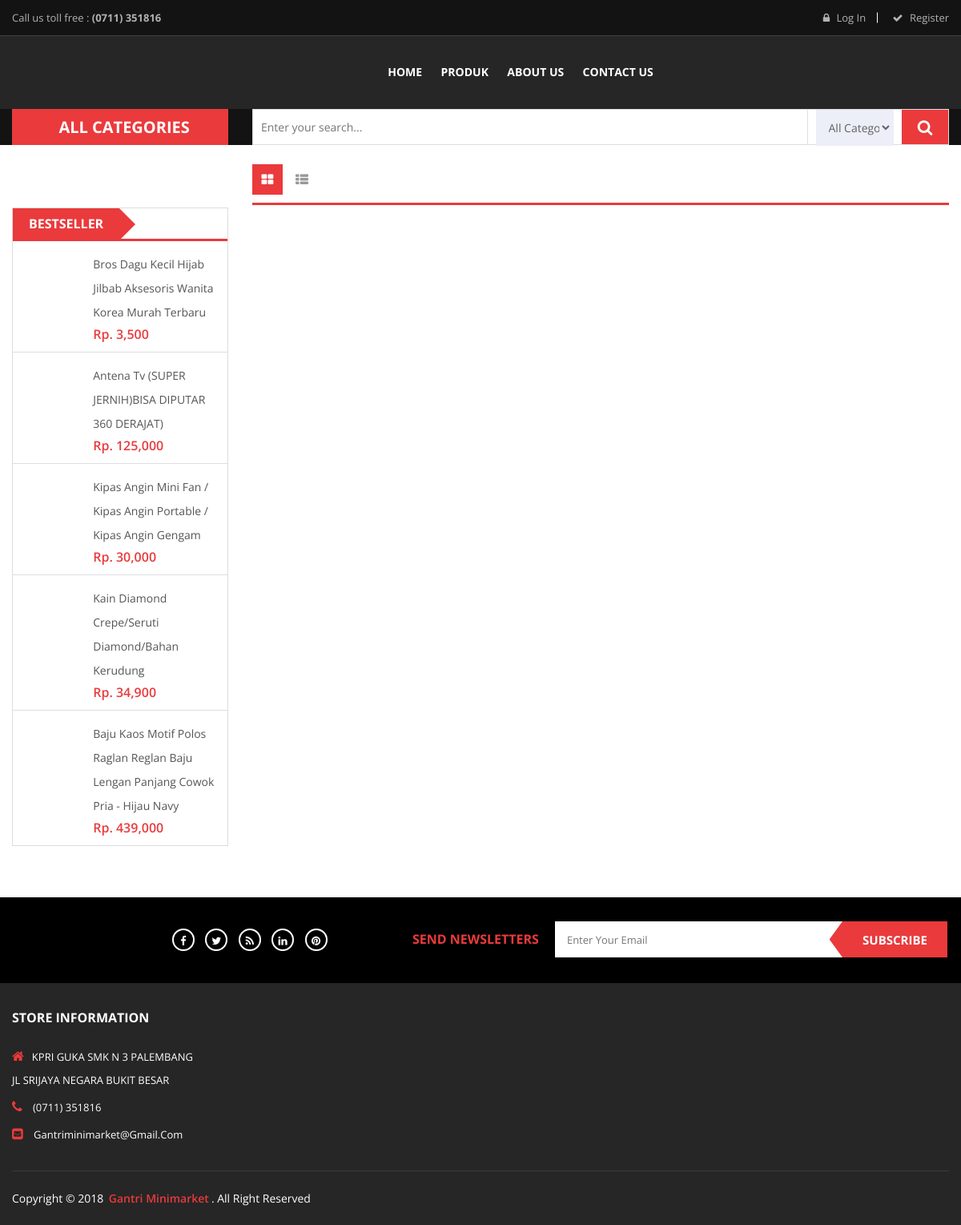
Screenshot of /index.php/frontendc/subkat with the database file from the repository.
### tables this page shows
CREATE TABLE `produk` (
  `produk_kode` varchar(15) NOT NULL,
  `list_id` int(11) NOT NULL,
  `produk_nama` varchar(150) NOT NULL,
  `produk_harga` int(11) NOT NULL,
  `produk_ket` text NOT NULL,
  `produk_up` enum('yes','no') NOT NULL DEFAULT 'no',
  `produk_gambar` varchar(150) NOT NULL DEFAULT 'images/default.php'
);

### application/controllers/FrontendC.php (called while the page is built, shortened)
<?php
class FrontendC extends CI_Controller{
	function __construct(){
		$this->load->model('Mymod');
	}
	public function subkat()
	{
		$kode=$this->uri->segment(3);
		$best = $this->Mymod->best_seller()->result_array();
		$nprds = $this->Mymod->joinsubkat($kode)->result_array();
		$proed = $this->Mymod->ViewData('produk');
		$x['nprd'] = $nprds;
		$x['best'] = $best;
		$xx['produk'] = $proed;
		$y['title']='Produk';
		$this->load->view('frontend/layout/header',$y);
		$this->load->view('frontend/produk/subkat',$x);
		$this->load->view('frontend/layout/footer',$xx);
	}
}

### index.php (called while the page is built, shortened)
<?php
require_once BASEPATH.'core/CodeIgniter.php';

### application/models/Mymod.php (called while the page is built, shortened)
<?php
class Mymod extends CI_Model{
    public function ViewDetail($table,$where,$data){
        $this->db->select('*');
        $this->db->where($where,$data);
        $res = $this->db->get($table);
        return $res->row_array();
    }
    public function GetDataJoin($table,$where){
        $i=1;
        $this->db->select('*');
        $this->db->from(''.$table1.' t1');
        $this->db->join(''.$table2.' t2','t1.'.$t1id.'=t2.'.$t2id);
        $this->db->where($where);
        $res = $this->db->get();
        return $res;
    }
    public function best_seller(){
        $res = $this->db->query("SELECT produk_kode,count(produk_kode) as jumlah from pemesanan_detailp  GROUP by produk_kode order by jumlah desc");
        return $res;
    }
    public function joinsubkat($kode){
        $this->db->select('*');
        $this->db->from('sub_kategori');
        $this->db->join ( 'list', 'sub_kategori.sk_id = list.sk_id' , 'inner' );
        $this->db->join ( 'produk', 'produk.list_id = list.list_id' , 'inner' );
        $this->db->where ( 'sub_kategori.sk_id', $kode );
        $res = $this->db->get();
        return $res;
    }
}

### application/views/frontend/produk/subkat.php (the view, shortened to what this page needs)
<br>
<div class="categorie_details">
    <div class="container">
        <div class="row">
            <div class="col-lg-3 col-md-4">
                <div class="sidebar_categorie_area">
                    <div class="product_banner product_banner_shop fix mb-30">
                    </div>
                    <div class="top_sellers top_seller_two featured mb-40">
                        <div class="top_title">
                            <h2> Bestseller</h2>
                        </div>
                        <div class="small_product_active owl-carousel">
                            <div class="small_product_item">
                              <?php
                              $tgl=date("Y-m-d h:i:s");
                              foreach($best as $i):
                                $gtable='produk';
                                $gwhere='produk_kode';
                                $gdata=$i['produk_kode'];
                                $gc= $this->Mymod->ViewDetail($gtable,$gwhere,$gdata);
                                $jtable=[
                                    'promo' => 'produk_kode',
                                    'produk' => 'produk_kode'
                                ];
                                $where=[
                                    't1.promo_start <='=>$tgl,
                                    't1.promo_end >'=>$tgl,
                                    't2.produk_kode'=>$gc['produk_kode'],
                                ];
                                $promo = $this->Mymod->GetDataJoin($jtable,$where);
                                $gprom = $promo->row_array();
                                $newprc=($gprom['produk_harga']-(($gprom['produk_harga']*$gprom['promo_diskon'])/100));
                                ?>
                                <div class="small_product">
                                    <div class="small_product_thumb">
                                </div>
                                <div class="small_product_content">
                                 <div class="small_product_name">
                                    <a title="<?= $gc['produk_nama']; ?>" href="<?= base_url();?>produk/detail/<?= $gc['produk_kode']; ?>"><?= $gc['produk_nama'];?></a>
                                </div>
                                <div class="small_product_price">
                                   <?php if($promo->row_array() > 0 ) {?>
                                    <span class="new_price"> <?= "Rp. ".number_format($newprc); ?>  </span>
                                    <span class="old_price"> <?= "Rp. ".number_format($gc['produk_harga']); ?> </span>
                                <?php } else { ?>
                                    <span class="new_price"> <?= "Rp. ".number_format($gc['produk_harga']); ?> </span>
                                <?php } ?>
                            </div>
                        </div>
                    </div>
                <?php endforeach; ?>
            </div>
        </div>
    </div>
</div>
</div>
<div class="col-lg-9 col-md-8">
    <div class="categorie_d_right">
        <div class="categorie_product_toolbar mb-30">
            <div class="categorie_product_button">
                <ul class="nav" role="tablist">
                    <li>
                        <a class="active" data-toggle="tab" href="#large" role="tab" aria-controls="large" aria-selected="true"><i class="fa fa-th-large"></i></a>
                    </li>
                    <li>
                        <a  data-toggle="tab" href="#list" role="tab" aria-controls="list" aria-selected="false"><i class="fa fa-th-list"></i></a>
                    </li>
                </ul>
            </div>
        </div>
            </div>
        </div>
    </div>
</div>
</div>
<br>

### application/views/frontend/layout/header.php (shortened to what this page needs)
<!doctype html>
<html class="no-js" lang="zxx">
<head>
  <link rel="stylesheet" href="<?php echo base_url();?>assets/frontend/assets/css/bootstrap.min.css">
  <link rel="stylesheet" href="<?php echo base_url();?>assets/frontend/assets/css/bundle.css">
  <link rel="stylesheet" href="<?php echo base_url();?>assets/frontend/assets/css/plugins.css">
  <link rel="stylesheet" href="<?php echo base_url();?>assets/frontend/assets/css/style.css">
  <link rel="stylesheet" href="<?php echo base_url();?>assets/frontend/assets/css/responsive.css">
</head>
<body>
 <div class="header_area">
  <div class="header_top top_three">
    <div class="container">
      <div class="row">
        <div class="col-lg-6">
          <div class="top_left_sidebar">
            <div class="contact_link link_three">
              <span>Call us toll free : <strong>(0711) 351816</strong></span>
            </div>
          </div>
        </div>
        <div class="col-lg-6">
          <div class="header_right_info right_info_three text-right">
            <ul>
              <?php if(!isset($_SESSION['logged_in_user'])) {?>
                <li class="log_in"><a href="<?= base_url();?>Login"><i class="fa fa-lock" aria-hidden="true"></i> Log in  </a></li>
                <li class="link_checkout"><a href="<?= base_url();?>Register"><i class="fa fa-check" aria-hidden="true"></i> Register </a></li>
              <?php }else {?>
                <li class="my_account"><a href="<?= base_url();?>myaccount"><i class="fa fa-user" aria-hidden="true"></i> My account</a></li>
                <li class="my_account"><a href="<?= base_url();?>Logout"><i class="fa fa-sign-out" aria-hidden="true"></i> Logout</a></li>
              <?php } ?>
            </ul>
          </div>
        </div>
      </div>
    </div>
  </div>
  <div class="header_middle middle_three">
    <div class="container">
      <div class="row align-items-center">
        <div class="col-lg-3 ">
          <div class="logo">
          </div>
        </div>
        <div class="col-lg-7">
          <div class="main_menu_inner menu_inner_three">
            <div class="main_menu menu_three  d-none d-lg-block text-center">
              <nav>
                <ul>
                  <li><a href="<?= base_url()?>">Home</a></li>
                  <li><a href="<?= base_url();?>produk">Produk</a></li>
                  <li><a href="<?= base_url();?>aboutus">About Us</a></li>
                  <li><a href="<?= base_url();?>contactus">Contact Us</a></li>
                </ul>
              </nav>
            </div>
        </div>
      </div>
      <div class="col-lg-2">
      </div>
    </div>
  </div>
</div>
<div class="header_bottom bottom_three">
 <div class="container">
   <div class="row">
    <div class="col-lg-3 col-md-5">
      <div class="categories_menu categorie__three">
        <div class="categories_title ca_title_two">
          <h2 class="categori_toggle"><img src="<?php echo base_url();?>assets/frontend/assets/img/logo/categorie.png" alt=""> All categories</h2>
        </div>
       </div>
     </div>
     <div class="col-lg-9 col-md-7">
      <div class="search_form form_four">
        <form action="#">
          <input placeholder="Enter your search..." type="text">
          <div class="select_categories select_three">
            <select name="select" id="categorie">
             <option selected value="0">All Categories</option>
          </select>
        </div>
        <button type="submit"><i class="fa fa-search" aria-hidden="true"></i></button>
      </form>
    </div>
  </div>
</div>
</div>
</div>
</div>

### application/views/frontend/layout/footer.php (shortened to what this page needs)
<div class="newsletter_area">
    <div class="container">
        <div class="row align-items-center">
            <div class="col-lg-2 col-md-6">
                <div class="footer_logo">
                </div>
            </div>
            <div class="col-lg-3 col-md-6">
                <div class="social_icone">
                    <ul>
                        <li><a href="#" title="facebook"><i class="fa fa-facebook"></i></a></li>
                        <li><a href="#" title="twitter"><i class="fa fa-twitter"></i></a></li>
                        <li><a href="#" title="feed"><i class="fa fa-feed"></i></a></li>
                        <li><a href="#" title="linkedin"><i class="fa fa-linkedin"></i></a></li>
                        <li><a href="#" title="pinterest"><i class="fa fa-pinterest"></i></a></li>
                    </ul>
                </div>
            </div>
            <div class="col-lg-7">
                <div class="newslatter_inner fix">
                    <h4>send Newsletters</h4>
                    <form action="#">
                        <input placeholder="enter your email" type="text">
                        <button type="submit">Subscribe</button>
                    </form>
                </div>
            </div>
        </div>
    </div>
</div>
<div class="footer_area">
    <div class="container">
        <div class="footer_top">
            <div class="row">
                <div class="col-lg-12 col-md-12 col-sm-12">
                    <div class="single_footer">
                        <h4>store information</h4>
                        <ul>
                            <li><i class="fa fa-home"></i>KPRI GUKA SMK N 3 PALEMBANG <br>JL SRIJAYA NEGARA BUKIT BESAR
                         </li>
                         <li><i class="fa fa-phone"></i> (0711) 351816</li>
                         <li><a href="#"><i class="fa fa-envelope-square"></i> Gantriminimarket@gmail.com</a></li>
                     </ul>
                 </div>
             </div>
        </div>
    </div>
    <div class="copyright_area">
        <div class="row">
            <div class="col-lg-6 col-md-6 col-sm-6">
                <div class="widget_copyright">
                    <p>copyright &copy; 2018 <a href="#">Gantri Minimarket</a>. all right reserved</p>
                </div>
            </div>
            <div class="col-lg-6 col-md-6 col-sm-6">
                <div class="payment">
                </div>
            </div>
        </div>
    </div>
</div>
</div>
</body>
</html>

### assets/frontend/assets/css/bundle.css (style rules this page uses)
body { font-family: 'Open Sans', sans-serif; line-height: 24px; font-weight: 400; font-style: normal; color: #666666; font-size: 13px; }
a, .btn { -webkit-transition: all 0.3s ease-out 0s; transition: all 0.3s ease-out 0s; }
a, button, input { outline: medium none; color: #686868; }
h1, h2, h3, h4, h5, h6 { font-weight: normal; color: #444444; margin-top: 0px; font-style: normal; font-weight: 400; }
h2 { font-size: 37px; }
h4 { font-size: 22px; }
ul { margin: 0px; padding: 0px; }
li { list-style: none }
p { font-size: 14px; font-weight: normal; line-height: 24px; margin-bottom: 10px; }
strong { font-weight: bold; }
.fix { overflow: hidden }
a.button-border span, a.button-border-white span, input, select, textarea { -webkit-transition: all 0.5s ease-out 0s; transition: all 0.5s ease-out 0s; }
input { background: #eceff8; border: 1px solid #eee; height: 45px; -webkit-box-shadow: none; box-shadow: none; padding-left: 10px; font-size: 14px; color: #626262; width: 100%; }
select { width: 100%; background: #eceff8; border: 2px solid #eceff8; height: 45px; padding-left: 10px; -webkit-box-shadow: none; box-shadow: none; font-size: 14px; color: #626262; }
option { background: #fff; border: 0px solid #626262; padding-left: 10px; font-size: 14px; }
.mb-30 { margin-bottom: 30px }
.mb-40 { margin-bottom: 40px }

### rows the page displays
produk: produk_nama "Bros Dagu Kecil Hijab Jilbab Aksesoris Wanita Korea Murah Terbaru", produk_harga "3,500"
produk: produk_nama "Antena Tv (SUPER JERNIH)BISA DIPUTAR 360 DERAJAT)", produk_harga "125,000"
produk: produk_nama "Kipas Angin Mini Fan / Kipas Angin Portable / Kipas Angin Gengam", produk_harga "30,000"
produk: produk_nama "Kain Diamond Crepe/Seruti Diamond/Bahan Kerudung", produk_harga "34,900"
produk: produk_nama "Baju Kaos Motif Polos Raglan Reglan Baju Lengan Panjang Cowok Pria - Hijau Navy", produk_harga "439,000"
